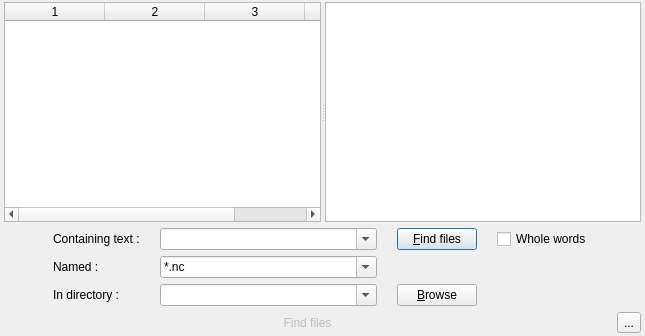
<?xml version="1.0" encoding="UTF-8"?>
<ui version="4.0">
 <class>FindInFiles</class>
 <widget class="QWidget" name="FindInFiles">
  <property name="geometry">
   <rect>
    <x>0</x>
    <y>0</y>
    <width>645</width>
    <height>336</height>
   </rect>
  </property>
  <property name="sizePolicy">
   <sizepolicy hsizetype="Maximum" vsizetype="Maximum">
    <horstretch>0</horstretch>
    <verstretch>0</verstretch>
   </sizepolicy>
  </property>
  <property name="windowTitle">
   <string>Dialog</string>
  </property>
  <property name="autoFillBackground">
   <bool>true</bool>
  </property>
  <layout class="QVBoxLayout" name="verticalLayout_2">
   <property name="leftMargin">
    <number>4</number>
   </property>
   <property name="topMargin">
    <number>2</number>
   </property>
   <property name="rightMargin">
    <number>4</number>
   </property>
   <property name="bottomMargin">
    <number>2</number>
   </property>
   <item>
    <widget class="QSplitter" name="splitter">
     <property name="sizePolicy">
      <sizepolicy hsizetype="Expanding" vsizetype="Expanding">
       <horstretch>0</horstretch>
       <verstretch>0</verstretch>
      </sizepolicy>
     </property>
     <property name="orientation">
      <enum>Qt::Horizontal</enum>
     </property>
     <property name="childrenCollapsible">
      <bool>false</bool>
     </property>
     <widget class="QTableWidget" name="filesTable">
      <property name="sizePolicy">
       <sizepolicy hsizetype="Expanding" vsizetype="Expanding">
        <horstretch>0</horstretch>
        <verstretch>0</verstretch>
       </sizepolicy>
      </property>
      <property name="minimumSize">
       <size>
        <width>100</width>
        <height>0</height>
       </size>
      </property>
      <property name="contextMenuPolicy">
       <enum>Qt::NoContextMenu</enum>
      </property>
      <property name="toolTip">
       <string>Oneclick - preview, doubleclick - opens file in editor.</string>
      </property>
      <property name="editTriggers">
       <set>QAbstractItemView::NoEditTriggers</set>
      </property>
      <property name="showDropIndicator" stdset="0">
       <bool>false</bool>
      </property>
      <property name="alternatingRowColors">
       <bool>true</bool>
      </property>
      <property name="selectionMode">
       <enum>QAbstractItemView::SingleSelection</enum>
      </property>
      <property name="selectionBehavior">
       <enum>QAbstractItemView::SelectRows</enum>
      </property>
      <property name="sortingEnabled">
       <bool>true</bool>
      </property>
      <property name="wordWrap">
       <bool>false</bool>
      </property>
      <property name="cornerButtonEnabled">
       <bool>false</bool>
      </property>
      <property name="columnCount">
       <number>4</number>
      </property>
      <attribute name="horizontalHeaderShowSortIndicator" stdset="0">
       <bool>true</bool>
      </attribute>
      <attribute name="verticalHeaderShowSortIndicator" stdset="0">
       <bool>false</bool>
      </attribute>
      <attribute name="horizontalHeaderShowSortIndicator" stdset="0">
       <bool>true</bool>
      </attribute>
      <attribute name="verticalHeaderShowSortIndicator" stdset="0">
       <bool>false</bool>
      </attribute>
      <column/>
      <column/>
      <column/>
      <column/>
     </widget>
     <widget class="QPlainTextEdit" name="preview">
      <property name="sizePolicy">
       <sizepolicy hsizetype="Expanding" vsizetype="Expanding">
        <horstretch>0</horstretch>
        <verstretch>0</verstretch>
       </sizepolicy>
      </property>
      <property name="minimumSize">
       <size>
        <width>80</width>
        <height>0</height>
       </size>
      </property>
     </widget>
    </widget>
   </item>
   <item>
    <widget class="QFrame" name="frame">
     <property name="sizePolicy">
      <sizepolicy hsizetype="Preferred" vsizetype="Minimum">
       <horstretch>0</horstretch>
       <verstretch>0</verstretch>
      </sizepolicy>
     </property>
     <property name="frameShape">
      <enum>QFrame::NoFrame</enum>
     </property>
     <property name="frameShadow">
      <enum>QFrame::Plain</enum>
     </property>
     <layout class="QGridLayout" name="gridLayout">
      <property name="sizeConstraint">
       <enum>QLayout::SetMinimumSize</enum>
      </property>
      <property name="topMargin">
       <number>0</number>
      </property>
      <property name="bottomMargin">
       <number>0</number>
      </property>
      <property name="horizontalSpacing">
       <number>20</number>
      </property>
      <item row="1" column="4">
       <widget class="QCheckBox" name="wholeWordsCheckBox">
        <property name="text">
         <string>Whole words</string>
        </property>
       </widget>
      </item>
      <item row="3" column="3">
       <widget class="QPushButton" name="browseButton">
        <property name="sizePolicy">
         <sizepolicy hsizetype="Fixed" vsizetype="Fixed">
          <horstretch>0</horstretch>
          <verstretch>0</verstretch>
         </sizepolicy>
        </property>
        <property name="maximumSize">
         <size>
          <width>16777215</width>
          <height>16777215</height>
         </size>
        </property>
        <property name="text">
         <string>&amp;Browse</string>
        </property>
        <property name="icon">
         <iconset>
          <normaloff>:/images/browse.png</normaloff>:/images/browse.png</iconset>
        </property>
        <property name="autoDefault">
         <bool>false</bool>
        </property>
       </widget>
      </item>
      <item row="3" column="2">
       <widget class="QComboBox" name="directoryComboBox">
        <property name="enabled">
         <bool>true</bool>
        </property>
        <property name="sizePolicy">
         <sizepolicy hsizetype="Expanding" vsizetype="Fixed">
          <horstretch>0</horstretch>
          <verstretch>0</verstretch>
         </sizepolicy>
        </property>
        <property name="editable">
         <bool>true</bool>
        </property>
        <property name="insertPolicy">
         <enum>QComboBox::InsertAtTop</enum>
        </property>
       </widget>
      </item>
      <item row="3" column="1">
       <widget class="QLabel" name="directoryLabel">
        <property name="sizePolicy">
         <sizepolicy hsizetype="Minimum" vsizetype="Preferred">
          <horstretch>0</horstretch>
          <verstretch>0</verstretch>
         </sizepolicy>
        </property>
        <property name="layoutDirection">
         <enum>Qt::LeftToRight</enum>
        </property>
        <property name="text">
         <string>In directory :</string>
        </property>
       </widget>
      </item>
      <item row="2" column="2">
       <widget class="QComboBox" name="fileComboBox">
        <property name="sizePolicy">
         <sizepolicy hsizetype="Expanding" vsizetype="Fixed">
          <horstretch>0</horstretch>
          <verstretch>0</verstretch>
         </sizepolicy>
        </property>
        <property name="editable">
         <bool>true</bool>
        </property>
        <property name="insertPolicy">
         <enum>QComboBox::InsertAtTop</enum>
        </property>
        <item>
         <property name="text">
          <string>*.nc</string>
         </property>
        </item>
       </widget>
      </item>
      <item row="2" column="1">
       <widget class="QLabel" name="fileLabel">
        <property name="sizePolicy">
         <sizepolicy hsizetype="Minimum" vsizetype="Preferred">
          <horstretch>0</horstretch>
          <verstretch>0</verstretch>
         </sizepolicy>
        </property>
        <property name="text">
         <string>Named :</string>
        </property>
       </widget>
      </item>
      <item row="1" column="2">
       <widget class="QComboBox" name="textComboBox">
        <property name="sizePolicy">
         <sizepolicy hsizetype="Expanding" vsizetype="Fixed">
          <horstretch>0</horstretch>
          <verstretch>0</verstretch>
         </sizepolicy>
        </property>
        <property name="editable">
         <bool>true</bool>
        </property>
        <property name="insertPolicy">
         <enum>QComboBox::InsertAtTop</enum>
        </property>
       </widget>
      </item>
      <item row="1" column="3">
       <widget class="QPushButton" name="findButton">
        <property name="text">
         <string>&amp;Find files</string>
        </property>
        <property name="icon">
         <iconset>
          <normaloff>:/images/findnext.png</normaloff>:/images/findnext.png</iconset>
        </property>
        <property name="autoDefault">
         <bool>true</bool>
        </property>
        <property name="default">
         <bool>true</bool>
        </property>
       </widget>
      </item>
      <item row="1" column="1">
       <widget class="QLabel" name="textLabel">
        <property name="sizePolicy">
         <sizepolicy hsizetype="Minimum" vsizetype="Preferred">
          <horstretch>0</horstretch>
          <verstretch>0</verstretch>
         </sizepolicy>
        </property>
        <property name="text">
         <string>Containing text :</string>
        </property>
       </widget>
      </item>
      <item row="1" column="0">
       <spacer name="horizontalSpacer">
        <property name="orientation">
         <enum>Qt::Horizontal</enum>
        </property>
        <property name="sizeType">
         <enum>QSizePolicy::Minimum</enum>
        </property>
        <property name="sizeHint" stdset="0">
         <size>
          <width>40</width>
          <height>20</height>
         </size>
        </property>
       </spacer>
      </item>
      <item row="1" column="5">
       <spacer name="horizontalSpacer_2">
        <property name="orientation">
         <enum>Qt::Horizontal</enum>
        </property>
        <property name="sizeType">
         <enum>QSizePolicy::Minimum</enum>
        </property>
        <property name="sizeHint" stdset="0">
         <size>
          <width>40</width>
          <height>20</height>
         </size>
        </property>
       </spacer>
      </item>
     </layout>
    </widget>
   </item>
   <item>
    <layout class="QHBoxLayout" name="horizontalLayout">
     <property name="sizeConstraint">
      <enum>QLayout::SetFixedSize</enum>
     </property>
     <property name="bottomMargin">
      <number>0</number>
     </property>
     <item>
      <widget class="QPushButton" name="title">
       <property name="enabled">
        <bool>false</bool>
       </property>
       <property name="minimumSize">
        <size>
         <width>0</width>
         <height>22</height>
        </size>
       </property>
       <property name="maximumSize">
        <size>
         <width>16777215</width>
         <height>22</height>
        </size>
       </property>
       <property name="text">
        <string>Find files</string>
       </property>
       <property name="icon">
        <iconset>
         <normaloff>:/images/filefind.png</normaloff>
         <disabledoff>:/images/filefind.png</disabledoff>:/images/filefind.png</iconset>
       </property>
       <property name="flat">
        <bool>true</bool>
       </property>
      </widget>
     </item>
     <item>
      <widget class="QToolButton" name="hideToolButton">
       <property name="toolTip">
        <string>Hide</string>
       </property>
       <property name="text">
        <string>...</string>
       </property>
       <property name="icon">
        <iconset>
         <normaloff>:/images/arrow-down.png</normaloff>
         <normalon>:/images/arrow-up.png</normalon>:/images/arrow-down.png</iconset>
       </property>
       <property name="checkable">
        <bool>true</bool>
       </property>
       <property name="checked">
        <bool>false</bool>
       </property>
      </widget>
     </item>
    </layout>
   </item>
  </layout>
 </widget>
 <resources/>
 <connections/>
</ui>
